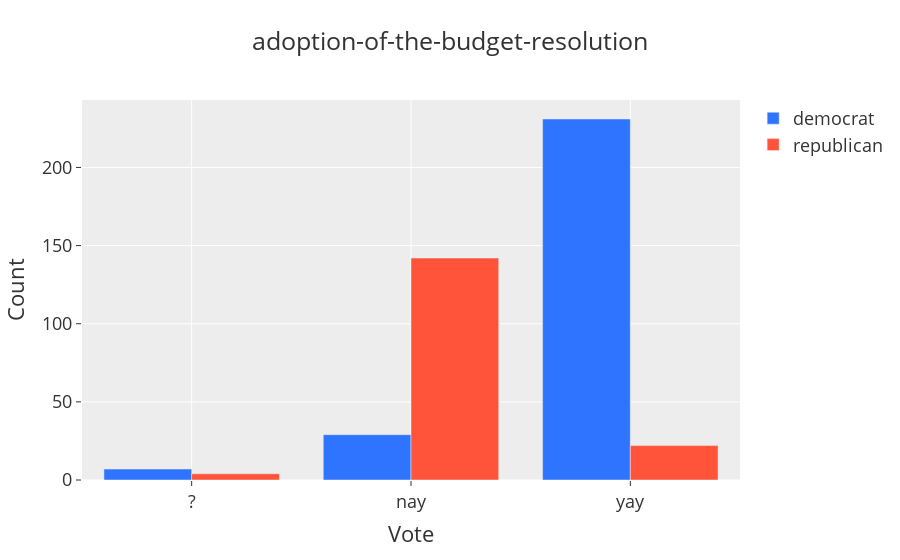

Write notebook code for a chart like this one.
### Markdown cell above
After exploring some of the features graphically, I want to focus and divde a little deeper on some of them. Take the "adoption-of-the-budget-resolution" shown below, this measure shows a large disparity in support between the two parties. Deomocrats are overwhelmingly for the measure while republicans are overwhelmingly against.

### Code cell
plot_bar('adoption-of-the-budget-resolution')

### Figure 1 — Plotly figure (JSON) as saved in the notebook; plotly's stock layout.template omitted (floating-point values rounded to 4 significant figures)
{"data": [{"marker": {"color": "#2F74FE"}, "name": "democrat", "type": "bar", "x": ["?", "nay", "yay"], "y": [7, 29, 231]}, {"marker": {"color": "#FF5439"}, "name": "republican", "type": "bar", "x": ["?", "nay", "yay"], "y": [4, 142, 22]}], "layout": {"autosize": true, "barmode": "group", "font": {"size": 18}, "title": {"text": "adoption-of-the-budget-resolution"}, "xaxis": {"autorange": true, "range": [-0.5, 2.5], "title": {"text": "Vote"}, "type": "category"}, "yaxis": {"autorange": true, "range": [0, 243.2], "title": {"text": "Count"}, "type": "linear"}}}
